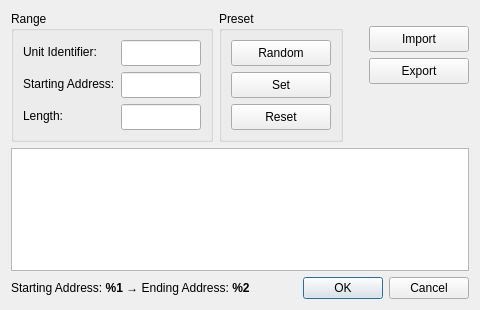
<?xml version="1.0" encoding="UTF-8"?>
<ui version="4.0">
 <class>DialogForceStatusRegisters</class>
 <widget class="QDialog" name="DialogForceStatusRegisters">
  <property name="geometry">
   <rect>
    <x>0</x>
    <y>0</y>
    <width>480</width>
    <height>310</height>
   </rect>
  </property>
  <property name="minimumSize">
   <size>
    <width>480</width>
    <height>310</height>
   </size>
  </property>
  <property name="windowTitle">
   <string>FORCE MULTIPLE COILS</string>
  </property>
  <layout class="QVBoxLayout" name="verticalLayout" stretch="0,1,0">
   <item>
    <layout class="QHBoxLayout" name="horizontalLayout_2">
     <item>
      <widget class="QGroupBox" name="groupBoxRange">
       <property name="sizePolicy">
        <sizepolicy hsizetype="Fixed" vsizetype="Preferred">
         <horstretch>0</horstretch>
         <verstretch>0</verstretch>
        </sizepolicy>
       </property>
       <property name="title">
        <string>Range</string>
       </property>
       <layout class="QFormLayout" name="formLayoutRange">
        <item row="0" column="0">
         <widget class="QLabel" name="labelSlaveDevice">
          <property name="text">
           <string>Unit Identifier:</string>
          </property>
         </widget>
        </item>
        <item row="0" column="1">
         <widget class="NumericLineEdit" name="lineEditDeviceId">
          <property name="minimumSize">
           <size>
            <width>65</width>
            <height>26</height>
           </size>
          </property>
          <property name="maximumSize">
           <size>
            <width>80</width>
            <height>16777215</height>
           </size>
          </property>
          <property name="contextMenuPolicy">
           <enum>Qt::NoContextMenu</enum>
          </property>
         </widget>
        </item>
        <item row="1" column="0">
         <widget class="QLabel" name="labelAddress">
          <property name="text">
           <string>Starting Address:</string>
          </property>
         </widget>
        </item>
        <item row="1" column="1">
         <widget class="NumericLineEdit" name="lineEditAddress">
          <property name="minimumSize">
           <size>
            <width>80</width>
            <height>26</height>
           </size>
          </property>
          <property name="maximumSize">
           <size>
            <width>80</width>
            <height>16777215</height>
           </size>
          </property>
          <property name="contextMenuPolicy">
           <enum>Qt::NoContextMenu</enum>
          </property>
         </widget>
        </item>
        <item row="2" column="0">
         <widget class="QLabel" name="labelLength">
          <property name="text">
           <string>Length:</string>
          </property>
         </widget>
        </item>
        <item row="2" column="1">
         <widget class="NumericLineEdit" name="lineEditLength">
          <property name="minimumSize">
           <size>
            <width>80</width>
            <height>26</height>
           </size>
          </property>
          <property name="maximumSize">
           <size>
            <width>80</width>
            <height>16777215</height>
           </size>
          </property>
          <property name="contextMenuPolicy">
           <enum>Qt::NoContextMenu</enum>
          </property>
         </widget>
        </item>
       </layout>
      </widget>
     </item>
     <item>
      <widget class="QGroupBox" name="groupBoxPreset">
       <property name="sizePolicy">
        <sizepolicy hsizetype="Fixed" vsizetype="Preferred">
         <horstretch>0</horstretch>
         <verstretch>0</verstretch>
        </sizepolicy>
       </property>
       <property name="title">
        <string>Preset</string>
       </property>
       <layout class="QVBoxLayout" name="verticalLayout_2">
        <item>
         <widget class="QPushButton" name="pushButtonRandom">
          <property name="minimumSize">
           <size>
            <width>100</width>
            <height>26</height>
           </size>
          </property>
          <property name="text">
           <string>Random</string>
          </property>
          <property name="icon">
           <iconset resource="../resources.qrc">
            <normaloff>:/res/icons/fallback/random.svg</normaloff>:/res/icons/fallback/random.svg</iconset>
          </property>
         </widget>
        </item>
        <item>
         <widget class="QPushButton" name="pushButton1">
          <property name="minimumSize">
           <size>
            <width>100</width>
            <height>26</height>
           </size>
          </property>
          <property name="text">
           <string>Set</string>
          </property>
         </widget>
        </item>
        <item>
         <widget class="QPushButton" name="pushButton0">
          <property name="minimumSize">
           <size>
            <width>100</width>
            <height>26</height>
           </size>
          </property>
          <property name="text">
           <string>Reset</string>
          </property>
         </widget>
        </item>
       </layout>
      </widget>
     </item>
     <item>
      <spacer name="horizontalSpacer">
       <property name="orientation">
        <enum>Qt::Horizontal</enum>
       </property>
       <property name="sizeHint" stdset="0">
        <size>
         <width>40</width>
         <height>20</height>
        </size>
       </property>
      </spacer>
     </item>
     <item>
      <layout class="QVBoxLayout" name="verticalLayoutActions">
       <item>
        <spacer name="verticalSpacer">
         <property name="orientation">
          <enum>Qt::Vertical</enum>
         </property>
         <property name="sizeType">
          <enum>QSizePolicy::Fixed</enum>
         </property>
         <property name="sizeHint" stdset="0">
          <size>
           <width>20</width>
           <height>15</height>
          </size>
         </property>
        </spacer>
       </item>
       <item>
        <widget class="QPushButton" name="pushButtonImport">
         <property name="sizePolicy">
          <sizepolicy hsizetype="Preferred" vsizetype="Fixed">
           <horstretch>0</horstretch>
           <verstretch>0</verstretch>
          </sizepolicy>
         </property>
         <property name="minimumSize">
          <size>
           <width>100</width>
           <height>26</height>
          </size>
         </property>
         <property name="text">
          <string>Import</string>
         </property>
        </widget>
       </item>
       <item>
        <widget class="QPushButton" name="pushButtonExport">
         <property name="sizePolicy">
          <sizepolicy hsizetype="Preferred" vsizetype="Fixed">
           <horstretch>0</horstretch>
           <verstretch>0</verstretch>
          </sizepolicy>
         </property>
         <property name="minimumSize">
          <size>
           <width>100</width>
           <height>26</height>
          </size>
         </property>
         <property name="text">
          <string>Export</string>
         </property>
        </widget>
       </item>
       <item>
        <spacer name="verticalSpacerActions">
         <property name="orientation">
          <enum>Qt::Vertical</enum>
         </property>
         <property name="sizeHint" stdset="0">
          <size>
           <width>20</width>
           <height>40</height>
          </size>
         </property>
        </spacer>
       </item>
      </layout>
     </item>
    </layout>
   </item>
   <item>
    <widget class="QTableWidget" name="tableWidget">
     <property name="focusPolicy">
      <enum>Qt::NoFocus</enum>
     </property>
     <property name="sizeAdjustPolicy">
      <enum>QAbstractScrollArea::AdjustToContents</enum>
     </property>
     <property name="editTriggers">
      <set>QAbstractItemView::NoEditTriggers</set>
     </property>
     <property name="showDropIndicator" stdset="0">
      <bool>false</bool>
     </property>
     <property name="dragDropOverwriteMode">
      <bool>false</bool>
     </property>
     <property name="selectionMode">
      <enum>QAbstractItemView::SingleSelection</enum>
     </property>
     <property name="wordWrap">
      <bool>false</bool>
     </property>
     <property name="cornerButtonEnabled">
      <bool>false</bool>
     </property>
     <attribute name="horizontalHeaderHighlightSections">
      <bool>false</bool>
     </attribute>
     <attribute name="verticalHeaderHighlightSections">
      <bool>false</bool>
     </attribute>
    </widget>
   </item>
   <item>
    <layout class="QHBoxLayout" name="horizontalLayout">
     <item>
      <widget class="QLabel" name="labelAddresses">
       <property name="text">
        <string notr="true">&lt;html&gt;&lt;head/&gt;&lt;body&gt;&lt;p&gt;Starting Address: &lt;span style=&quot; font-weight:700;&quot;&gt;%1 &lt;/span&gt;→ Ending Address: &lt;span style=&quot; font-weight:700;&quot;&gt;%2&lt;/span&gt;&lt;/p&gt;&lt;/body&gt;&lt;/html&gt;</string>
       </property>
      </widget>
     </item>
     <item>
      <widget class="QDialogButtonBox" name="buttonBox">
       <property name="orientation">
        <enum>Qt::Horizontal</enum>
       </property>
       <property name="standardButtons">
        <set>QDialogButtonBox::Cancel|QDialogButtonBox::Ok</set>
       </property>
      </widget>
     </item>
    </layout>
   </item>
  </layout>
 </widget>
 <customwidgets>
  <customwidget>
   <class>NumericLineEdit</class>
   <extends>QLineEdit</extends>
   <header>numericlineedit.h</header>
  </customwidget>
 </customwidgets>
 <resources>
  <include location="../resources.qrc"/>
 </resources>
 <connections>
  <connection>
   <sender>buttonBox</sender>
   <signal>accepted()</signal>
   <receiver>DialogForceStatusRegisters</receiver>
   <slot>accept()</slot>
   <hints>
    <hint type="sourcelabel">
     <x>248</x>
     <y>254</y>
    </hint>
    <hint type="destinationlabel">
     <x>157</x>
     <y>274</y>
    </hint>
   </hints>
  </connection>
  <connection>
   <sender>buttonBox</sender>
   <signal>rejected()</signal>
   <receiver>DialogForceStatusRegisters</receiver>
   <slot>reject()</slot>
   <hints>
    <hint type="sourcelabel">
     <x>316</x>
     <y>260</y>
    </hint>
    <hint type="destinationlabel">
     <x>286</x>
     <y>274</y>
    </hint>
   </hints>
  </connection>
 </connections>
</ui>
